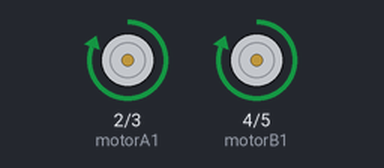
The sketch below on a simulated Arduino Uno, built with avr-gcc and run on an emulated ATmega328P. Parts: motor-driver pin pairs drawn as motors (green arrow = first pin HIGH = forward, orange = second pin HIGH = backward, longer = more drive, scaled by the enable pin).

Above: at 2.0 s.
At 5.0 s:
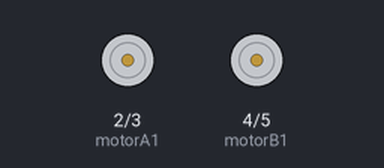
Timing chart, 0 to 7.8 s (numbered marks = the images above):
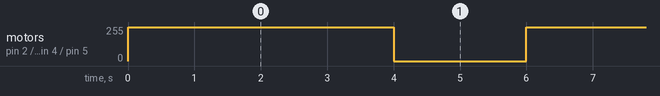

The sketch:

DC_motors_speed_controll.ino
```cpp
// Motor A connections
const int motorA1 = 2;  // IN1
const int motorA2 = 3;  // IN2
const int enableA = 9;  // PWM speed control

// Motor B connections
const int motorB1 = 4;  // IN3
const int motorB2 = 5;  // IN4
const int enableB = 10; // PWM speed control

void setup() {
  // Set all motor control pins as outputs
  pinMode(motorA1, OUTPUT);
  pinMode(motorA2, OUTPUT);
  pinMode(enableA, OUTPUT);
  pinMode(motorB1, OUTPUT);
  pinMode(motorB2, OUTPUT);
  pinMode(enableB, OUTPUT);
}

void loop() {
  // Example motor control sequence

  // Run both motors forward at full speed
  runMotor(1, 255, true);
  runMotor(2, 255, true);
  delay(4000);

  // Stop both motors
  stopMotor(1);
  stopMotor(2);
  delay(1000);

  // Run motor A forward and motor B backward at half speed
  //runMotor(1, 128, true);
  //runMotor(2, 128, false);
  //delay(2000);

  // Stop both motors
  stopMotor(1);
  stopMotor(2);
  delay(1000);
}

void runMotor(int motor, int speed, bool forward) {
  if (motor == 1) {
    digitalWrite(motorA1, forward ? HIGH : LOW);
    digitalWrite(motorA2, forward ? LOW : HIGH);
    analogWrite(enableA, speed);
  } else if (motor == 2) {
    digitalWrite(motorB1, forward ? HIGH : LOW);
    digitalWrite(motorB2, forward ? LOW : HIGH);
    analogWrite(enableB, speed);
  }
}

void stopMotor(int motor) {
  if (motor == 1) {
    digitalWrite(motorA1, LOW);
    digitalWrite(motorA2, LOW);
    analogWrite(enableA, 0);
  } else if (motor == 2) {
    digitalWrite(motorB1, LOW);
    digitalWrite(motorB2, LOW);
    analogWrite(enableB, 0);
  }
}
```

Measured:
- by itself, motor on pin 2 (motorA1) / pin 3 (motorA2), motor on pin 4 (motorB1) / pin 5 (motorB2): alternates forward 255/255 for 4.0 s and stopped for 2.0 s
